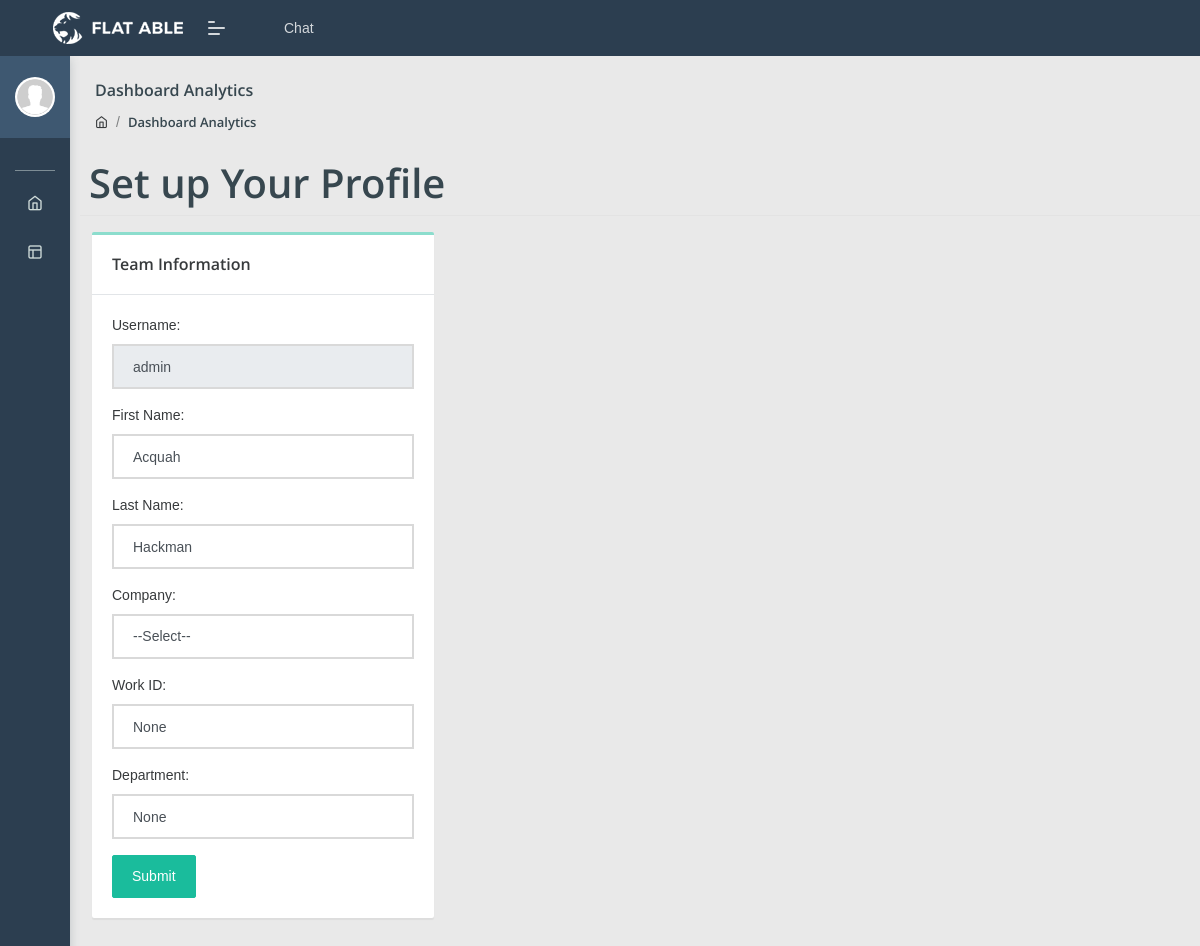
/welcome/settings/ (signed in), run on an earlier commit of the app's database.
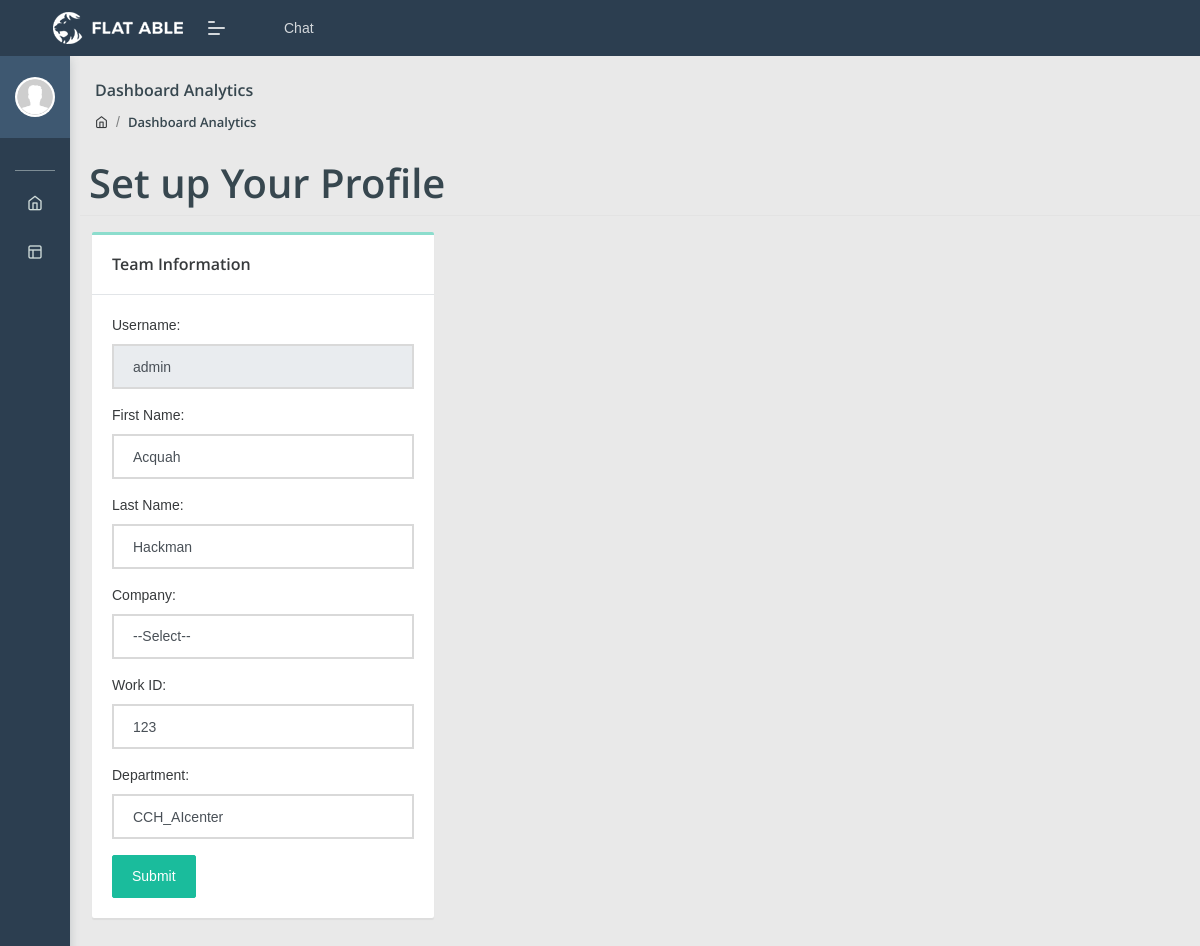
And on a later commit of the database.
### welcome/models.py (models this page shows, shortened)
class Profile(models.Model):
    user = models.OneToOneField(User, on_delete=models.CASCADE)
    company = models.CharField(max_length=10, choices=USER_COMPANY_CHOICES, null=True)
    department = models.CharField(max_length=100, null=True)
    workid = models.CharField(max_length=10, null=True)
    last_login = models.DateTimeField(auto_now_add=True)
    type = models.CharField(max_length=10, choices=USER_TYPE_CHOICES, default='cch_user')
    activation_token = models.CharField(max_length=100, null=True, blank=True)

### welcome/views.py (the view, shortened to what this page needs)
# urls.py: path('settings/',views.settings, name='settings'),
@login_required(login_url='login')
def settings(request):
    profile, _ = Profile.objects.get_or_create(user=request.user)
    profile_dict = {'profile': profile, 'first_name': request.user.first_name, 'last_name': request.user.last_name}
    return render(request, 'settings.html', profile_dict)

### templates/settings.html (shortened to what this page needs)
{% extends 'chat_base_template.html' %}
{% load i18n %}
{%block chatContent%}
<div class="row">
    <h1>{% trans 'Set up Your Profile'%}</h1>
</div>
<hr>
<form method="POST" action="">
    <div class="row" style="display:flex; align-items: stretch;">
        <div class="col-md-12 col-xl-4">
            <div class="card" style="min-height: 600px;">
                <h5 class="card-header">{% trans 'Team Information'%}</h5>
                <div class="card-body">
                    <div class="form-group">
                        <label for="username">{% trans 'Username'%}:</label>
                        <input type="text" id="username" name="username" class="form-control" value="{{profile.user}}"
                            readonly>
                    </div>
                    <div class="form-group">
                        <label for="first_name">{% trans 'First Name'%}:</label>
                        <input type="text" id="first_name" value="{{first_name}}" name="first_name" class="form-control" required>
                    </div>
                    <div class="form-group">
                        <label for="last_name">{% trans 'Last Name'%}:</label>
                        <input type="text" id="last_name" value="{{last_name}}" name="last_name" class="form-control" required>
                    </div>
                    <div class="form-group">
                        <label for="company">{% trans 'Company'%}:</label>
                        <select id="company" name="company" class="form-control" required>
                            <option value="">--Select--</option>
                        </select>
                    </div>
                    <div class="form-group">
                        <label for="work_id">{% trans 'Work ID'%}:</label>
                        <input type="text" id="work_id" value = "{{profile.workid}}" name="work_id" class="form-control" required>
                    </div>
                    <div class="form-group">
                        <label for="department">{% trans 'Department'%}:</label>
                        <input type="text" id="department" name="department" value = "{{profile.department}}" class="form-control" required>
                    </div>
                    <input type="submit" value="Submit" class="btn btn-primary">
                </div>
            </div>
        </div>
    </div>
</form>
{%endblock%}

What changed in the data, as far as the page shows it:
changed Profile "admin": work_id "None" → "123"; department "None" → "CCH_AIcenter"
